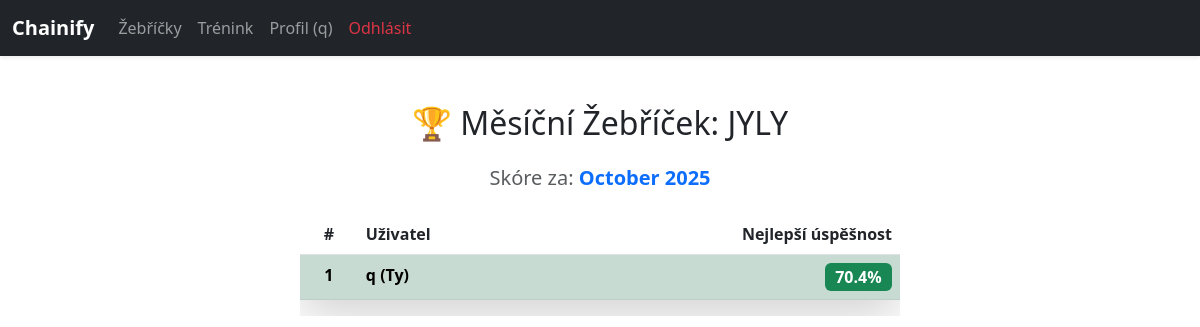
The page /leaderboard (signed in) on the database its author committed.
### models.py (models this page shows, shortened)
class User(db.Model, UserMixin):
    id = db.Column(db.Integer, primary_key=True)
    username = db.Column(db.String(150), unique=True, nullable=False)
    email = db.Column(db.String(150), unique=True, nullable=False)
    password = db.Column(db.String(256), nullable=False)
    profile_image_url = db.Column(db.String(255), nullable=True)
    current_streak = db.Column(db.Integer, default=0)
    last_training_date = db.Column(db.Date, nullable=True)
    putt_sessions = db.relationship('PuttSession', backref='user')
    drives = db.relationship('Drive', backref='user')

### app.py (the view)
@app.route('/leaderboard')  # <-- URL je zpět na jednoduché /leaderboard
@login_required
def leaderboard():          # <-- Název funkce je zpět na jednoduché leaderboard
    today = datetime.now()
    start_of_month = today.replace(day=1, hour=0, minute=0, second=0, microsecond=0)
    subquery = (
        db.session.query(
            PuttSession.user_id,
            func.max(PuttSession.accuracy).label('best_accuracy')
        )
        .filter(PuttSession.mode == 'jyly')
        .filter(PuttSession.date >= start_of_month)
        .group_by(PuttSession.user_id)
        .subquery()
    )
    leaderboard_data = (
        db.session.query(User, subquery.c.best_accuracy)
        .join(subquery, User.id == subquery.c.user_id)
        .order_by(desc(subquery.c.best_accuracy))
        .all()
    )
    current_month_str = start_of_month.strftime('%B %Y')
    return render_template(
        'leaderboard.html',
        leaderboard_data=leaderboard_data,
        current_month_str=current_month_str
    )

### app.py (called while the page is built)
@login_manager.user_loader
def load_user(user_id):
    return User.query.get(int(user_id))

### templates/leaderboard.html (shortened to what this page needs)
{% extends "base.html" %}
{% block content %}
<div class="container mt-5">
    <h2 class="mb-4 text-center">🏆 Měsíční Žebříček: JYLY</h2>
    <p class="text-center text-muted h5 mb-4">
        Skóre za: <span class="fw-bold text-primary">{{ current_month_str }}</span>
    </p>
    {% if leaderboard_data %}
        <div class="table-responsive" style="max-width: 600px; margin: 0 auto;">
            <table class="table table-striped table-hover shadow-lg rounded">
                <thead class="bg-primary text-white">
                    <tr>
                        <th scope="col" class="text-center">#</th>
                        <th scope="col">Uživatel</th>
                        <th scope="col" class="text-end">Nejlepší úspěšnost</th>
                    </tr>
                </thead>
                <tbody>
                    {% for user, accuracy in leaderboard_data %}
                    <tr class="{% if user.username == current_user.username %}table-success fw-bold{% endif %}">
                        <td class="text-center">{{ loop.index }}</td>
                        <td>
                            <a href="{{ url_for('user_profile', username=user.username) }}" style="text-decoration: none; color: inherit;">
                                {{ user.username }}
                            </a>
                            {% if user.username == current_user.username %} (Ty){% endif %}
                        </td>
                        <td class="text-end">
                            <span class="badge bg-success fs-6">{{ "%.1f"|format(accuracy) }}%</span>
                        </td>
                    </tr>
                    {% endfor %}
                </tbody>
            </table>
        </div>
        {% endif %}
</div>
{% endblock %}

### templates/base.html (shortened to what this page needs)
<!DOCTYPE html>
<html lang="en">
<head>
    <link href="https://cdn.jsdelivr.net/npm/bootstrap@5.3.0/dist/css/bootstrap.min.css" rel="stylesheet">
    <link rel="stylesheet" href="https://cdnjs.cloudflare.com/ajax/libs/font-awesome/6.5.2/css/all.min.css">
</head>
<body>
<nav class="navbar navbar-expand-lg navbar-dark bg-dark shadow-sm">
  <div class="container-fluid">
    <a class="navbar-brand fw-bold" href="{{ url_for('index') }}">Chainify</a>
    <div class="collapse navbar-collapse" id="navbarNav">
      <ul class="navbar-nav">
            {% if current_user.is_authenticated %}
              <li class="nav-item">
                <a class="nav-link" href="{{ url_for('leaderboard') }}">Žebříčky</a>
              </li>
            {% endif %}
        </ul>
      <ul class="navbar-nav">
        {% if current_user.is_authenticated %}
          <li class="nav-item">
            <a class="nav-link" href="{{ url_for('training') }}">Trénink</a>
          </li>
          <li class="nav-item">
            <a class="nav-link" href="{{ url_for('profile') }}">Profil ({{ current_user.username }})</a>
          </li>
          <li class="nav-item">
            <a class="nav-link text-danger" href="{{ url_for('logout') }}">Odhlásit</a>
          </li>
        {% endif %}
      </ul>
    </div>
  </div>
</nav>
<div class="container mt-4">
    {% block content %}{% endblock %}
</div>
</body>
</html>

### rows shown on the page
User: username "q", shows "(Ty)", accuracy "70.4"

### other values the page prints
{{ current_month_str }} "October 2025"
